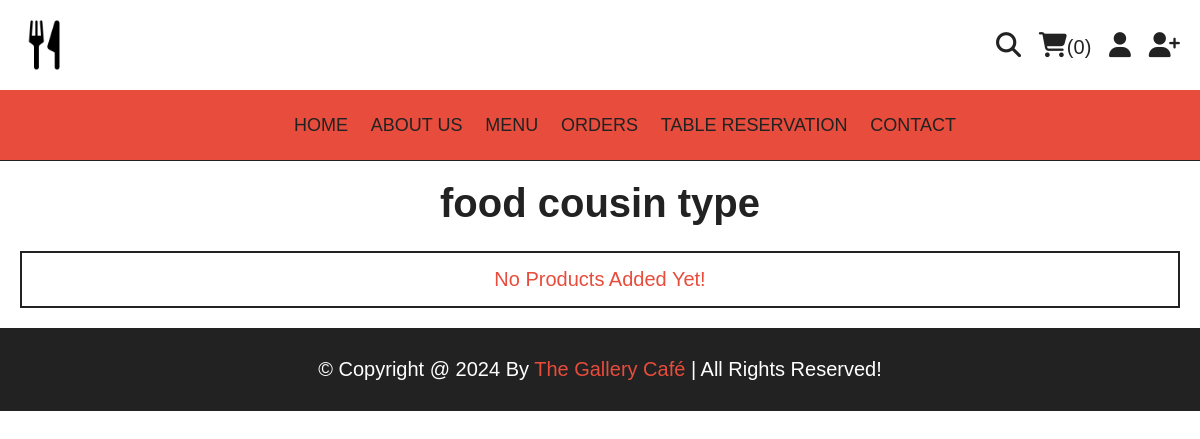
Before: /cousin_type.php?cousin_type=sri lanka with the older database file.
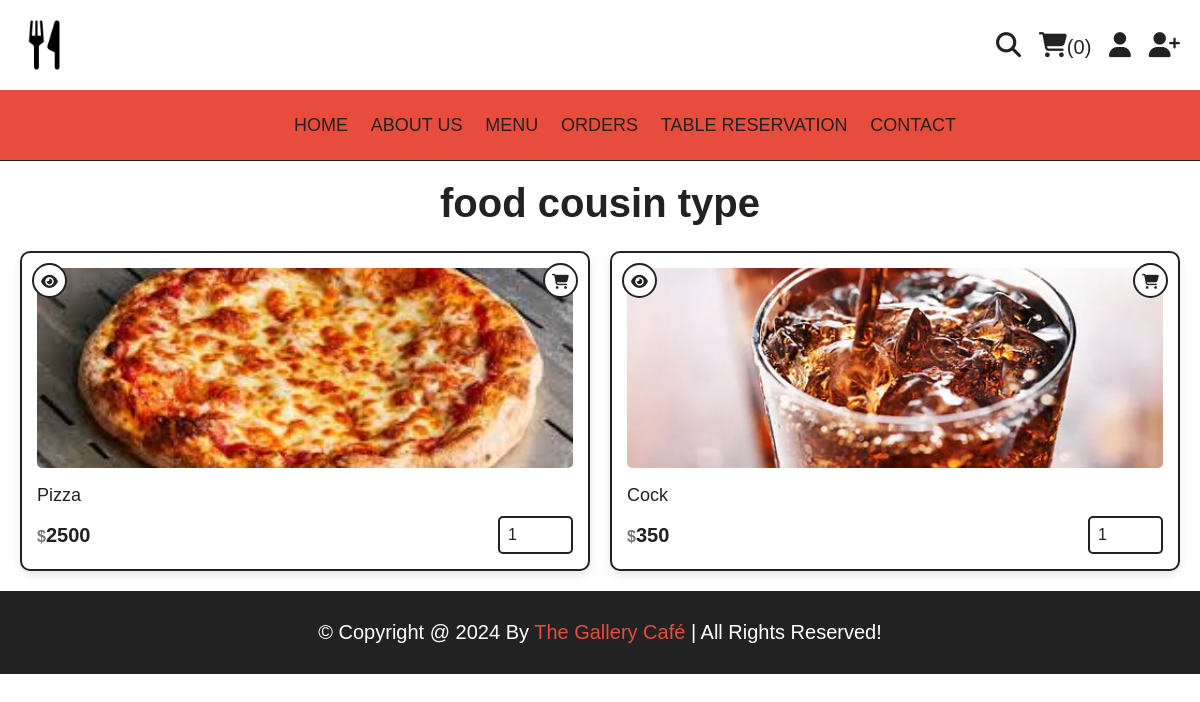
After: the same page with the newer database file.
### tables this page shows
CREATE TABLE `products` (
  `id` int(100) NOT NULL,
  `name` varchar(100) NOT NULL,
  `category` varchar(100) NOT NULL,
  `cousin_type` varchar(255) NOT NULL,
  `price` int(10) NOT NULL,
  `image` varchar(100) NOT NULL
);

### cousin_type.php (the view, shortened to what this page needs)
<?php
include 'components/connect.php';
?>
<!DOCTYPE html>
<html lang="en">
<head>
   <link rel="stylesheet" href="https://cdnjs.cloudflare.com/ajax/libs/font-awesome/6.1.1/css/all.min.css">
   <link rel="stylesheet" href="css/style.css">
</head>
<body>
<?php include 'components/navbar.php'; ?>
<?php include 'components/navlinks.php'; ?>
<section class="products">
   <h1 class="title">food cousin type</h1>
   <div class="box-container">
      <?php
         $cousin_type = $_GET['cousin_type'];
         $select_products = $conn->prepare("SELECT * FROM `products` WHERE cousin_type = ?");
         $select_products->execute([$cousin_type]);
         if($select_products->rowCount() > 0){
            while($fetch_products = $select_products->fetch(PDO::FETCH_ASSOC)){
      ?>
      <form action="" method="post" class="box">
         <a href="quick_view.php?pid=<?= $fetch_products['id']; ?>" class="fas fa-eye"></a>
         <button type="submit" class="fas fa-shopping-cart" name="add_to_cart"></button>
         <img src="uploaded_img/<?= $fetch_products['image']; ?>" alt="">
         <div class="name"><?= $fetch_products['name']; ?></div>
         <div class="flex">
            <div class="price"><span>$</span><?= $fetch_products['price']; ?></div>
            <input type="number" name="qty" class="qty" min="1" max="99" value="1" maxlength="2">
         </div>
      </form>
      <?php
            }
         }else{
            echo '<p class="empty">no products added yet!</p>';
         }
      ?>
   </div>
</section>
<?php include 'components/footer.php'; ?>
</body>
</html>

Changed rows visible on the page:
added products: image (picture), name "Pizza", price "2500"
added products: image (picture), name "Cock", price "350"
Other visible differences:
text no longer shown: "No Products Added Yet!"
